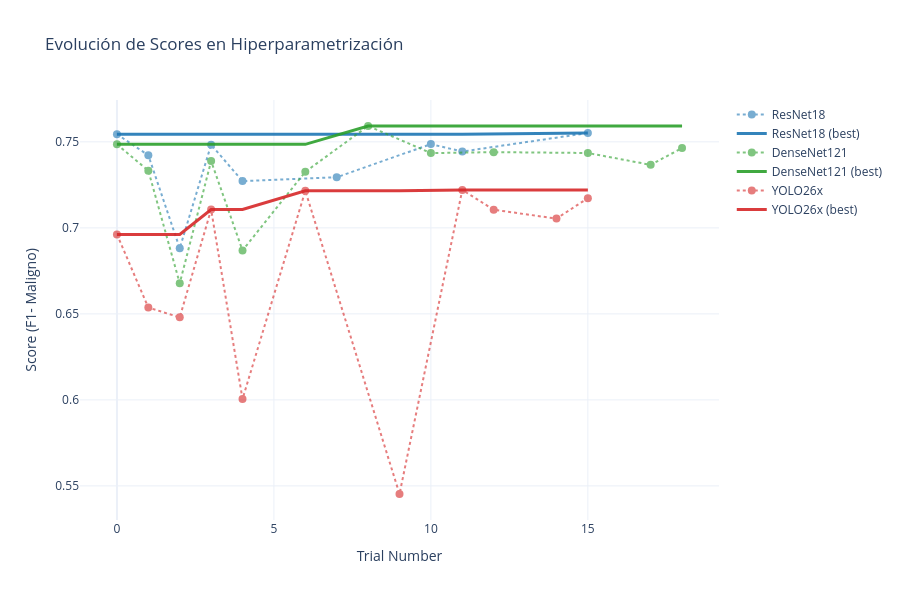
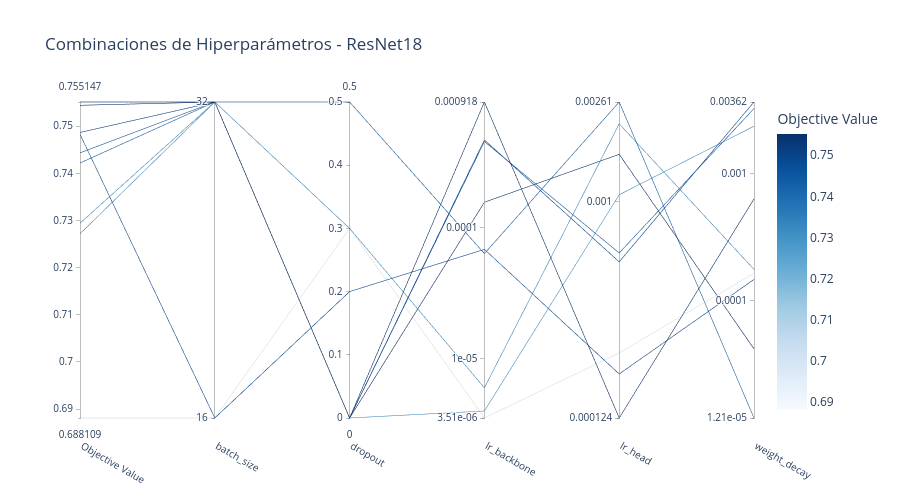
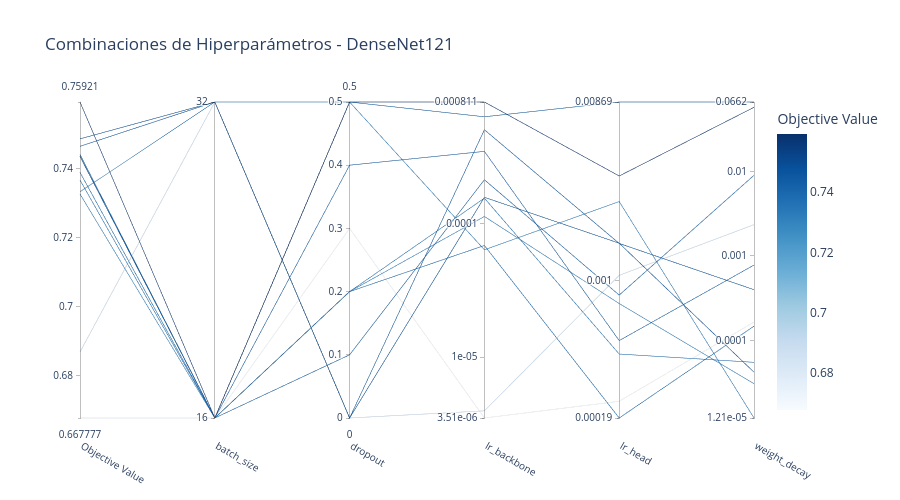
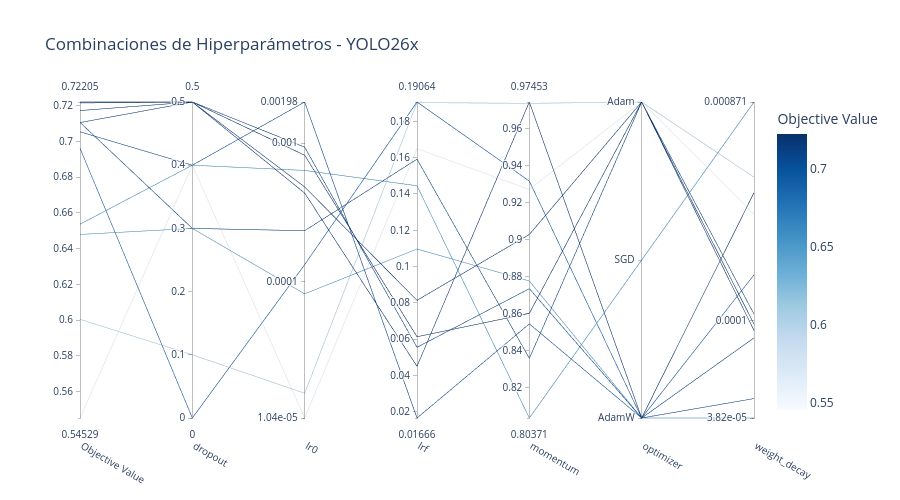

The notebook cell saved with these charts, in order:
### Markdown cell above
## 3. Hiperparametrización con optuna

### Code cell
"""
Visualización de hiperparametrización - ResNet18, DenseNet121, YOLO26x
"""

import optuna
import plotly.graph_objects as go
import matplotlib.pyplot as plt
import pandas as pd
import warnings
warnings.filterwarnings('ignore')

# Configuración
DB_RESNET_DENSENET_YOLO = "hyperparameters/binary_tuning_f1.db"

print("="*80)
print("📊 VISUALIZACIÓN DE HIPERPARAMETRIZACIÓN - TODOS LOS MODELOS")
print("="*80)

# ============================================================================
# 1. CARGAR ESTUDIOS
# ============================================================================

print("\n🔍 Cargando estudios de Optuna...")

storage_res_dense_yolo = f"sqlite:///{DB_RESNET_DENSENET_YOLO}"
try:
    study_resnet = optuna.load_study(study_name="resnet18_binary_f1", storage=storage_res_dense_yolo)
    print(f"  ✅ ResNet18: {len(study_resnet.trials)} trials")
except:
    print(f"  ❌ ResNet18 no encontrado")
    study_resnet = None

try:
    study_densenet = optuna.load_study(study_name="densenet121_binary_f1", storage=storage_res_dense_yolo)
    print(f"  ✅ DenseNet121: {len(study_densenet.trials)} trials")
except:
    print(f"  ❌ DenseNet121 no encontrado")
    study_densenet = None

try:
    study_yolo = optuna.load_study(study_name="yolo_binary_f1", storage=storage_res_dense_yolo)
    print(f"  ✅ YOLO26x: {len(study_yolo.trials)} trials")
except:
    print(f"  ❌ YOLO26x no encontrado")
    study_yolo = None

def get_completed_trials(study):
    if study is None:
        return []
    return [t for t in study.trials if t.state == optuna.trial.TrialState.COMPLETE]

# ============================================================================
# 2. GRÁFICA: EVOLUCIÓN DE SCORES
# ============================================================================

print("\n📈 Generando gráfica: Evolución de scores...")

studies = {
    'ResNet18': study_resnet,
    'DenseNet121': study_densenet,
    'YOLO26x': study_yolo
}

colors = {'ResNet18': '#1f77b4', 'DenseNet121': '#2ca02c', 'YOLO26x': '#d62728'}

fig = go.Figure()

for model_name, study in studies.items():
    if study is None:
        continue
    
    completed = get_completed_trials(study)
    if not completed:
        continue
    
    trial_numbers = [t.number for t in completed]
    scores = [t.value for t in completed]
    
    # Trials
    fig.add_trace(go.Scatter(
        x=trial_numbers, y=scores,
        mode='markers+lines',
        name=f'{model_name}',
        marker=dict(size=8, color=colors[model_name]),
        line=dict(color=colors[model_name], width=2, dash='dot'),
        opacity=0.6
    ))
    
    # Best so far
    best_so_far = []
    current_best = -float('inf')
    for score in scores:
        current_best = max(current_best, score)
        best_so_far.append(current_best)
    
    fig.add_trace(go.Scatter(
        x=trial_numbers, y=best_so_far,
        mode='lines',
        name=f'{model_name} (best)',
        line=dict(color=colors[model_name], width=3),
        opacity=0.9
    ))

fig.update_layout(
    title='Evolución de Scores en Hiperparametrización',
    xaxis_title='Trial Number',
    yaxis_title='Score (F1- Maligno)',
    hovermode='closest',
    template='plotly_white',
    height=600,
    font=dict(size=12)
)
fig.show()

# ============================================================================
# 3. GRÁFICAS: PARALLEL COORDINATES (Combinaciones de hiperparámetros)
# ============================================================================

print("\n🎨 Generando gráficas: Combinaciones de hiperparámetros...")

for model_name, study in studies.items():
    if study is None or len(get_completed_trials(study)) < 3:
        continue
    
    try:
        fig = optuna.visualization.plot_parallel_coordinate(study)
        fig.update_layout(
            title=f'Combinaciones de Hiperparámetros - {model_name}',
            height=500
        )
        fig.show()
        print(f"  ✅ {model_name}")
    except Exception as e:
        print(f"  ⚠️  Error en {model_name}: {e}")

# ============================================================================
# 4. TABLA: ESTADÍSTICAS DE TRIALS
# ============================================================================

print("\n" + "="*80)
print("📊 ESTADÍSTICAS DE TRIALS")
print("="*80)

stats_data = []

for model_name, study in studies.items():
    if study is None:
        continue
    
    completed = get_completed_trials(study)
    total = len(study.trials)
    pruned = sum(1 for t in study.trials if t.state == optuna.trial.TrialState.PRUNED)
    failed = sum(1 for t in study.trials if t.state == optuna.trial.TrialState.FAIL)
    
    stats_data.append({
        'Modelo': model_name,
        'Total Trials': total,
        'Completados': len(completed),
        'Podados': pruned,
        'Fallidos': failed,
        '% Completados': f"{len(completed)/total*100:.1f}%"
    })

df_stats = pd.DataFrame(stats_data)
print("\n" + df_stats.to_string(index=False))

# ============================================================================
# 5. RESUMEN: MEJORES HIPERPARÁMETROS
# ============================================================================

print("\n" + "="*80)
print("🏆 MEJORES HIPERPARÁMETROS POR MODELO")
print("="*80)

results_summary = []

for model_name, study in studies.items():
    if study is None:
        continue
    
    completed = get_completed_trials(study)
    if not completed:
        continue
    
    best_trial = study.best_trial
    
    print(f"\n{'─'*80}")
    print(f"📌 {model_name.upper()}")
    print(f"{'─'*80}")
    print(f"🏆 Mejor Score: {best_trial.value:.4f}")
    print(f"🔢 Mejor Trial: #{best_trial.number}")
    print(f"\n📝 Hiperparámetros:")
    
    for param, value in sorted(best_trial.params.items()):
        if isinstance(value, float):
            print(f"   • {param:20s}: {value:.6f}")
        else:
            print(f"   • {param:20s}: {value}")
    
    results_summary.append({
        'Modelo': model_name,
        'Score': best_trial.value
    })

# ============================================================================
# 6. GRÁFICA: COMPARACIÓN DE SCORES (MATPLOTLIB)
# ============================================================================

if results_summary:
    print("\n" + "="*80)
    print("📊 COMPARACIÓN FINAL")
    print("="*80)
    
    df = pd.DataFrame(results_summary).sort_values('Score', ascending=False)
    print("\n" + df.to_string(index=False))
    
    # Gráfica con matplotlib
    fig, ax = plt.subplots(figsize=(10, 6))
    
    bar_colors = [colors.get(m, 'gray') for m in df['Modelo']]
    bars = ax.bar(df['Modelo'], df['Score'], color=bar_colors, alpha=0.8, width=0.6)
    
    # Valores encima de barras
    for bar, score in zip(bars, df['Score']):
        height = bar.get_height()
        ax.text(bar.get_x() + bar.get_width()/2., height + 0.005,
                f'{score:.4f}',
                ha='center', va='bottom', fontweight='bold', fontsize=12)
    
    ax.set_ylabel('Score (F1-Maligno)', fontsize=13, fontweight='bold')
    ax.set_xlabel('Modelo', fontsize=13, fontweight='bold')
    ax.set_title('Comparación de Mejores Scores por Modelo', fontsize=15, fontweight='bold', pad=15)
    ax.set_ylim(0, max(df['Score']) * 1.15)
    ax.grid(True, alpha=0.3, axis='y', linestyle='--')
    
    plt.tight_layout()
    plt.show()

print("\n" + "="*80)
print("✅ VISUALIZACIÓN COMPLETADA")
print("="*80 + "\n")

### Figure 1 — Plotly figure (JSON) as saved in the notebook; plotly's stock layout.template omitted (floating-point values rounded to 4 significant figures)
{"data": [{"line": {"color": "#1f77b4", "dash": "dot", "width": 2}, "marker": {"color": "#1f77b4", "size": 8}, "mode": "markers+lines", "name": "ResNet18", "opacity": 0.6, "type": "scatter", "x": [0, 1, 2, 3, 4, 7, 10, 11, 15], "y": [0.7545, 0.7422, 0.6881, 0.7483, 0.7272, 0.7294, 0.7487, 0.7444, 0.7551]}, {"line": {"color": "#1f77b4", "width": 3}, "mode": "lines", "name": "ResNet18 (best)", "opacity": 0.9, "type": "scatter", "x": [0, 1, 2, 3, 4, 7, 10, 11, 15], "y": [0.7545, 0.7545, 0.7545, 0.7545, 0.7545, 0.7545, 0.7545, 0.7545, 0.7551]}, {"line": {"color": "#2ca02c", "dash": "dot", "width": 2}, "marker": {"color": "#2ca02c", "size": 8}, "mode": "markers+lines", "name": "DenseNet121", "opacity": 0.6, "type": "scatter", "x": [0, 1, 2, 3, 4, 6, 8, 10, 12, 15, 17, 18], "y": [0.7485, 0.7333, 0.6678, 0.7388, 0.6869, 0.7326, 0.7592, 0.7435, 0.744, 0.7435, 0.7366, 0.7464]}, {"line": {"color": "#2ca02c", "width": 3}, "mode": "lines", "name": "DenseNet121 (best)", "opacity": 0.9, "type": "scatter", "x": [0, 1, 2, 3, 4, 6, 8, 10, 12, 15, 17, 18], "y": [0.7485, 0.7485, 0.7485, 0.7485, 0.7485, 0.7485, 0.7592, 0.7592, 0.7592, 0.7592, 0.7592, 0.7592]}, {"line": {"color": "#d62728", "dash": "dot", "width": 2}, "marker": {"color": "#d62728", "size": 8}, "mode": "markers+lines", "name": "YOLO26x", "opacity": 0.6, "type": "scatter", "x": [0, 1, 2, 3, 4, 6, 9, 11, 12, 14, 15], "y": [0.6962, 0.6537, 0.648, 0.7106, 0.6005, 0.7215, 0.5453, 0.7221, 0.7105, 0.7054, 0.7173]}, {"line": {"color": "#d62728", "width": 3}, "mode": "lines", "name": "YOLO26x (best)", "opacity": 0.9, "type": "scatter", "x": [0, 1, 2, 3, 4, 6, 9, 11, 12, 14, 15], "y": [0.6962, 0.6962, 0.6962, 0.7106, 0.7106, 0.7215, 0.7215, 0.7221, 0.7221, 0.7221, 0.7221]}], "layout": {"font": {"size": 12}, "height": 600, "hovermode": "closest", "title": {"text": "Evolución de Scores en Hiperparametrización"}, "xaxis": {"title": {"text": "Trial Number"}}, "yaxis": {"title": {"text": "Score (F1- Maligno)"}}}}

### Figure 2 — Plotly figure (JSON) as saved in the notebook; plotly's stock layout.template omitted (floating-point values rounded to 4 significant figures)
{"data": [{"dimensions": [{"label": "Objective Value", "range": [0.6881, 0.7551], "values": [0.6881, 0.7483, 0.7545, 0.7422, 0.7272, 0.7294, 0.7487, 0.7444, 0.7551]}, {"label": "batch_size", "range": [0, 1], "ticktext": ["16", "32"], "tickvals": [0, 1], "values": [0, 0, 1, 1, 1, 1, 1, 1, 1]}, {"label": "dropout", "range": [0, 0.5], "values": [0.3, 0.2, 0, 0.5, 0, 0.3, 0, 0, 0]}, {"label": "lr_backbone", "range": [-5.455, -3.037], "ticktext": ["3.51e-06", "1e-05", "0.0001", "0.000918"], "tickvals": [-5.455, -5, -4, -3.037], "values": [-5.455, -4.164, -3.804, -4.197, -5.401, -5.224, -3.327, -3.34, -3.037]}, {"label": "lr_head", "range": [-3.905, -2.584], "ticktext": ["0.000124", "0.001", "0.00261"], "tickvals": [-3.905, -3, -2.584], "values": [-3.633, -3.721, -2.803, -2.584, -2.972, -2.675, -3.252, -3.215, -3.905]}, {"label": "weight_decay", "range": [-4.918, -2.441], "ticktext": ["1.21e-05", "0.0001", "0.001", "0.00362"], "tickvals": [-4.918, -4, -3, -2.441], "values": [-3.783, -3.831, -4.376, -4.918, -2.63, -3.753, -2.441, -2.492, -3.2]}], "labelangle": 30, "labelside": "bottom", "line": {"color": [0.6881, 0.7483, 0.7545, 0.7422, 0.7272, 0.7294, 0.7487, 0.7444, 0.7551], "colorbar": {"title": {"text": "Objective Value"}}, "colorscale": [[0, "rgb(247,251,255)"], [0.125, "rgb(222,235,247)"], [0.25, "rgb(198,219,239)"], [0.375, "rgb(158,202,225)"], [0.5, "rgb(107,174,214)"], [0.625, "rgb(66,146,198)"], [0.75, "rgb(33,113,181)"], [0.875, "rgb(8,81,156)"], [1, "rgb(8,48,107)"]], "reversescale": false, "showscale": true}, "type": "parcoords"}], "layout": {"height": 500, "title": {"text": "Combinaciones de Hiperparámetros - ResNet18"}}}

### Figure 3 — Plotly figure (JSON) as saved in the notebook; plotly's stock layout.template omitted (floating-point values rounded to 4 significant figures)
{"data": [{"dimensions": [{"label": "Objective Value", "range": [0.6678, 0.7592], "values": [0.6678, 0.7388, 0.7326, 0.7592, 0.7435, 0.744, 0.7435, 0.7366, 0.7485, 0.7333, 0.6869, 0.7464]}, {"label": "batch_size", "range": [0, 1], "ticktext": ["16", "32"], "tickvals": [0, 1], "values": [0, 0, 0, 0, 0, 0, 0, 0, 1, 1, 1, 1]}, {"label": "dropout", "range": [0, 0.5], "values": [0.3, 0.2, 0.2, 0.5, 0.5, 0.1, 0.4, 0.2, 0, 0.5, 0, 0]}, {"label": "lr_backbone", "range": [-5.455, -3.091], "ticktext": ["3.51e-06", "1e-05", "0.0001", "0.000811"], "tickvals": [-5.455, -5, -4, -3.091], "values": [-5.455, -4.164, -3.947, -3.091, -3.202, -3.673, -3.46, -3.81, -3.804, -4.197, -5.401, -3.299]}, {"label": "lr_head", "range": [-3.721, -2.061], "ticktext": ["0.00019", "0.001", "0.00869"], "tickvals": [-3.721, -3, -2.061], "values": [-3.633, -3.721, -3.12, -2.45, -2.061, -3.075, -3.314, -3.385, -2.803, -2.584, -2.972, -2.804]}, {"label": "weight_decay", "range": [-4.918, -1.179], "ticktext": ["1.21e-05", "0.0001", "0.001", "0.01", "0.0662"], "tickvals": [-4.918, -4, -3, -2, -1.179], "values": [-3.783, -3.831, -4.512, -1.242, -1.179, -2.046, -3.108, -4.259, -4.376, -4.918, -2.63, -3.4]}], "labelangle": 30, "labelside": "bottom", "line": {"color": [0.6678, 0.7388, 0.7326, 0.7592, 0.7435, 0.744, 0.7435, 0.7366, 0.7485, 0.7333, 0.6869, 0.7464], "colorbar": {"title": {"text": "Objective Value"}}, "colorscale": [[0, "rgb(247,251,255)"], [0.125, "rgb(222,235,247)"], [0.25, "rgb(198,219,239)"], [0.375, "rgb(158,202,225)"], [0.5, "rgb(107,174,214)"], [0.625, "rgb(66,146,198)"], [0.75, "rgb(33,113,181)"], [0.875, "rgb(8,81,156)"], [1, "rgb(8,48,107)"]], "reversescale": false, "showscale": true}, "type": "parcoords"}], "layout": {"height": 500, "title": {"text": "Combinaciones de Hiperparámetros - DenseNet121"}}}

### Figure 4 — Plotly figure (JSON) as saved in the notebook; plotly's stock layout.template omitted (floating-point values rounded to 4 significant figures)
{"data": [{"dimensions": [{"label": "Objective Value", "range": [0.5453, 0.7221], "values": [0.6962, 0.6537, 0.648, 0.7106, 0.6005, 0.7215, 0.5453, 0.7221, 0.7105, 0.7054, 0.7173]}, {"label": "dropout", "range": [0, 0.5], "values": [0, 0.4, 0.3, 0.3, 0.1, 0.5, 0.4, 0.5, 0.5, 0.4, 0.5]}, {"label": "lr0", "range": [-4.983, -2.703], "ticktext": ["1.04e-05", "0.0001", "0.001", "0.00198"], "tickvals": [-4.983, -4, -3, -2.703], "values": [-3.876, -3.197, -4.087, -3.632, -4.805, -3.36, -4.983, -3.087, -3.028, -2.703, -3.316]}, {"label": "lrf", "range": [0.01666, 0.1906], "values": [0.1906, 0.1445, 0.1097, 0.1592, 0.1903, 0.04512, 0.1649, 0.06139, 0.05559, 0.01666, 0.08146]}, {"label": "momentum", "range": [0.8037, 0.9745], "values": [0.9318, 0.8037, 0.8778, 0.8359, 0.9738, 0.9745, 0.9272, 0.8603, 0.8736, 0.8546, 0.9029]}, {"label": "optimizer", "range": [0, 2], "ticktext": ["AdamW", "SGD", "Adam"], "tickvals": [0, 1, 2], "values": [0, 1, 0, 2, 2, 0, 2, 2, 0, 0, 2]}, {"label": "weight_decay", "range": [-4.418, -3.06], "ticktext": ["3.82e-05", "0.0001", "0.000871"], "tickvals": [-4.418, -4, -3.06], "values": [-3.803, -3.06, -4.418, -3.972, -3.383, -3.45, -3.542, -4.015, -4.334, -4.073, -4.042]}], "labelangle": 30, "labelside": "bottom", "line": {"color": [0.6962, 0.6537, 0.648, 0.7106, 0.6005, 0.7215, 0.5453, 0.7221, 0.7105, 0.7054, 0.7173], "colorbar": {"title": {"text": "Objective Value"}}, "colorscale": [[0, "rgb(247,251,255)"], [0.125, "rgb(222,235,247)"], [0.25, "rgb(198,219,239)"], [0.375, "rgb(158,202,225)"], [0.5, "rgb(107,174,214)"], [0.625, "rgb(66,146,198)"], [0.75, "rgb(33,113,181)"], [0.875, "rgb(8,81,156)"], [1, "rgb(8,48,107)"]], "reversescale": false, "showscale": true}, "type": "parcoords"}], "layout": {"height": 500, "title": {"text": "Combinaciones de Hiperparámetros - YOLO26x"}}}
